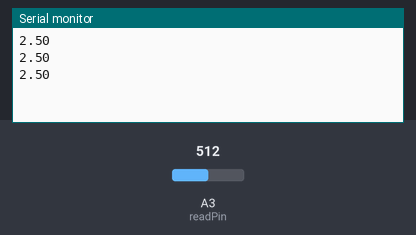
The sketch below on a simulated Arduino Uno, built with avr-gcc and run on an emulated ATmega328P. On the bench: the last lines printed to the serial monitor. Inputs (shaded band) come from the test bench; at power-on: A3 (readPin) = 512.

Above: at 1.3 s.
1.4 s: A3 (readPin) set to 716
At 1.9 s:
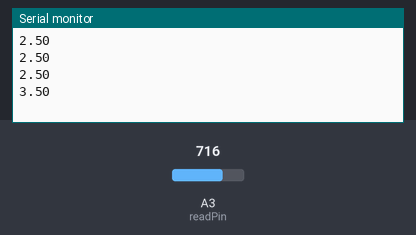
2.9 s: A3 (readPin) set to 900
At 3.4 s:
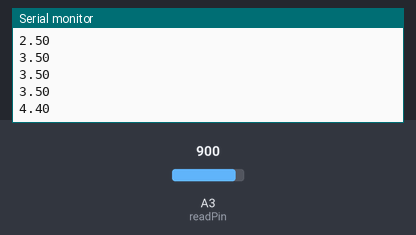
Timing chart, 0 to 5.9 s (numbered marks = the images above; inputs shaded):
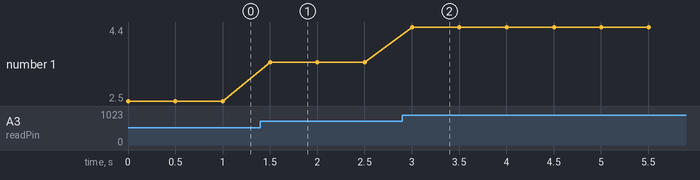

The sketch:

Voltage_analogRead.ino
```cpp
int readPin=A3, dly=500, readVal;
float v2=0;
void setup() {
  // put your setup code here, to run once:
pinMode(readPin,INPUT);
Serial.begin(9600);
}

void loop() {
  // put your main code here, to run repeatedly:
readVal=analogRead(readPin);
v2 =(5./1023.) *readVal;
Serial.println(v2);
delay(dly);
}
```

Measured:
- after the input at 1.4 s, the serial monitor: prints a new line after 0.10 s (image 1)
- after the input at 2.9 s, the serial monitor: prints a new line after 0.10 s (image 2)
- plotted number 1: 2.5 → 3.5 after the input at 1.4 s, 3.5 → 4.4 after the input at 2.9 s
